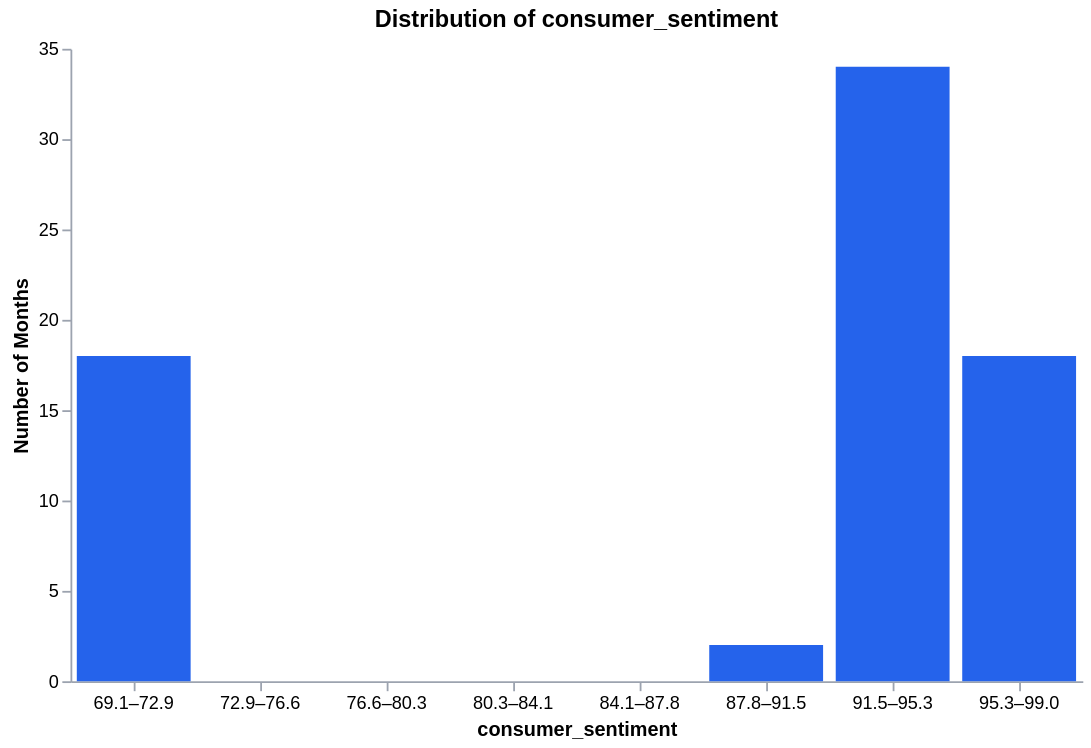

Notebook code cell kept with this figure:
### Code cell
numeric_distribution('consumer_sentiment', min_bins=6, max_bins=12)

### Figure 1 — Vega-Lite specification as saved in the notebook (floating-point values rounded to 4 significant figures)
{"config": {"view": {"continuousWidth": 300, "continuousHeight": 300, "strokeWidth": 0}, "axis": {"domainColor": "#9ca3af", "labelColor": "#000", "tickColor": "#9ca3af", "titleColor": "#000"}}, "data": {"name": "data-2304a1f1ddccd8c688b10bc949b43788"}, "mark": {"type": "bar", "color": "#2563eb"}, "encoding": {"tooltip": [{"field": "Bin", "title": "consumer_sentiment", "type": "nominal"}, {"field": "Count", "format": ",", "title": "Months", "type": "quantitative"}], "x": {"axis": {"grid": false, "labelAngle": 0}, "field": "Bin", "sort": ["69.1–72.9", "72.9–76.6", "76.6–80.3", "80.3–84.1", "84.1–87.8", "87.8–91.5", "91.5–95.3", "95.3–99.0"], "title": "consumer_sentiment", "type": "nominal"}, "y": {"axis": {"grid": false}, "field": "Count", "title": "Number of Months", "type": "quantitative"}}, "height": 350, "title": "Distribution of consumer_sentiment", "width": 560, "$schema": "https://vega.github.io/schema/vega-lite/v5.20.1.json", "datasets": {"data-2304a1f1ddccd8c688b10bc949b43788": [{"Bin": "69.1–72.9", "Count": 18}, {"Bin": "72.9–76.6", "Count": 0}, {"Bin": "76.6–80.3", "Count": 0}, {"Bin": "80.3–84.1", "Count": 0}, {"Bin": "84.1–87.8", "Count": 0}, {"Bin": "87.8–91.5", "Count": 2}, {"Bin": "91.5–95.3", "Count": 34}, {"Bin": "95.3–99.0", "Count": 18}]}}
